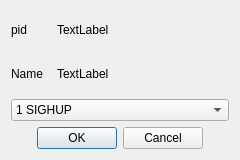
<?xml version="1.0" encoding="UTF-8"?>
<ui version="4.0">
 <class>signalwindow</class>
 <widget class="QDialog" name="signalwindow">
  <property name="geometry">
   <rect>
    <x>0</x>
    <y>0</y>
    <width>240</width>
    <height>160</height>
   </rect>
  </property>
  <property name="windowTitle">
   <string>Dialog</string>
  </property>
  <layout class="QVBoxLayout" name="verticalLayout">
   <item>
    <layout class="QHBoxLayout" name="horizontalLayout">
     <item>
      <widget class="QLabel" name="signalwindow_pidlabel">
       <property name="minimumSize">
        <size>
         <width>40</width>
         <height>0</height>
        </size>
       </property>
       <property name="maximumSize">
        <size>
         <width>40</width>
         <height>16777215</height>
        </size>
       </property>
       <property name="text">
        <string>pid</string>
       </property>
      </widget>
     </item>
     <item>
      <widget class="QLabel" name="signalwindow_pid">
       <property name="minimumSize">
        <size>
         <width>50</width>
         <height>0</height>
        </size>
       </property>
       <property name="maximumSize">
        <size>
         <width>16777215</width>
         <height>16777215</height>
        </size>
       </property>
       <property name="text">
        <string>TextLabel</string>
       </property>
      </widget>
     </item>
    </layout>
   </item>
   <item>
    <layout class="QHBoxLayout" name="horizontalLayout_2">
     <item>
      <widget class="QLabel" name="signalwindow_Namelabel">
       <property name="minimumSize">
        <size>
         <width>40</width>
         <height>0</height>
        </size>
       </property>
       <property name="maximumSize">
        <size>
         <width>40</width>
         <height>16777215</height>
        </size>
       </property>
       <property name="text">
        <string>Name</string>
       </property>
      </widget>
     </item>
     <item>
      <widget class="QLabel" name="signalwindow_Name">
       <property name="text">
        <string>TextLabel</string>
       </property>
      </widget>
     </item>
    </layout>
   </item>
   <item>
    <widget class="QComboBox" name="signalwindow_signalComboBox">
     <property name="currentIndex">
      <number>0</number>
     </property>
     <property name="placeholderText">
      <string>Сигнал</string>
     </property>
     <item>
      <property name="text">
       <string>1 SIGHUP</string>
      </property>
     </item>
     <item>
      <property name="text">
       <string>2 SIGINT</string>
      </property>
     </item>
     <item>
      <property name="text">
       <string>3 SIGQUIT</string>
      </property>
     </item>
     <item>
      <property name="text">
       <string>4 SIGILL</string>
      </property>
     </item>
     <item>
      <property name="text">
       <string>5 SIGTRAP</string>
      </property>
     </item>
     <item>
      <property name="text">
       <string>6 SIGABRT</string>
      </property>
     </item>
     <item>
      <property name="text">
       <string>7 SIGBUS</string>
      </property>
     </item>
     <item>
      <property name="text">
       <string>8 SIGFPE</string>
      </property>
     </item>
     <item>
      <property name="text">
       <string>9 SIGKILL</string>
      </property>
     </item>
     <item>
      <property name="text">
       <string>10 SIGUSR1</string>
      </property>
     </item>
     <item>
      <property name="text">
       <string>11 SIGSEGV</string>
      </property>
     </item>
     <item>
      <property name="text">
       <string>12 SIGUSR2</string>
      </property>
     </item>
     <item>
      <property name="text">
       <string>13 SIGPIPE</string>
      </property>
     </item>
     <item>
      <property name="text">
       <string>14 SIGALRM</string>
      </property>
     </item>
     <item>
      <property name="text">
       <string>15 SIGTERM</string>
      </property>
     </item>
     <item>
      <property name="text">
       <string>17 SIGCHLD</string>
      </property>
     </item>
     <item>
      <property name="text">
       <string>18 SIGCONT</string>
      </property>
     </item>
     <item>
      <property name="text">
       <string>19 SIGSTOP</string>
      </property>
     </item>
     <item>
      <property name="text">
       <string>20 SIGTSTP</string>
      </property>
     </item>
     <item>
      <property name="text">
       <string>21 SIGTTIN</string>
      </property>
     </item>
     <item>
      <property name="text">
       <string>22 SIGTTOU</string>
      </property>
     </item>
    </widget>
   </item>
   <item>
    <widget class="QDialogButtonBox" name="buttonBox">
     <property name="orientation">
      <enum>Qt::Orientation::Horizontal</enum>
     </property>
     <property name="standardButtons">
      <set>QDialogButtonBox::StandardButton::Cancel|QDialogButtonBox::StandardButton::Ok</set>
     </property>
     <property name="centerButtons">
      <bool>true</bool>
     </property>
    </widget>
   </item>
  </layout>
 </widget>
 <resources/>
 <connections>
  <connection>
   <sender>buttonBox</sender>
   <signal>accepted()</signal>
   <receiver>signalwindow</receiver>
   <slot>accept()</slot>
   <hints>
    <hint type="sourcelabel">
     <x>248</x>
     <y>254</y>
    </hint>
    <hint type="destinationlabel">
     <x>157</x>
     <y>274</y>
    </hint>
   </hints>
  </connection>
  <connection>
   <sender>buttonBox</sender>
   <signal>rejected()</signal>
   <receiver>signalwindow</receiver>
   <slot>reject()</slot>
   <hints>
    <hint type="sourcelabel">
     <x>316</x>
     <y>260</y>
    </hint>
    <hint type="destinationlabel">
     <x>286</x>
     <y>274</y>
    </hint>
   </hints>
  </connection>
 </connections>
</ui>
